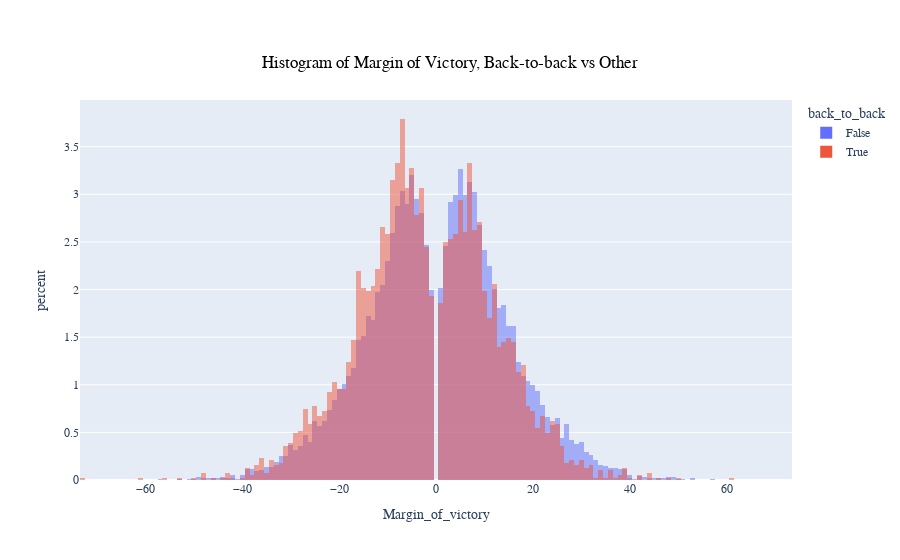

The notebook cell saved with this chart:
### Markdown cell above
### Histogram of Margin of victory for back to back (red) and other games (blue)

### Code cell
fig = px.histogram(df_all_teams, x = "Margin_of_victory", color='back_to_back', histnorm = 'percent', barmode = 'overlay', title = 'Histogram of Margin of Victory, Back-to-back vs Other')
fig.update_layout(
    title={
        'y':0.9,
        'x':0.5,
        'xanchor': 'center',
        'yanchor': 'top'})
fig.update_layout(font_family = 'Arial', title_font_color = 'black')
fig.show()

### Figure 1 — Plotly figure (JSON) as saved in the notebook; plotly's stock layout.template omitted (floating-point values rounded to 4 significant figures; data arrays with more than 128 entries replaced by an {"elided": "..."} marker saying what was removed)
{"data": [{"alignmentgroup": "True", "bingroup": "x", "histnorm": "percent", "hovertemplate": "back_to_back=False<br>Margin_of_victory=%{x}<br>percent=%{y}<extra></extra>", "legendgroup": "False", "marker": {"color": "#636efa", "opacity": 0.5, "pattern": {"shape": ""}}, "name": "False", "offsetgroup": "False", "orientation": "v", "showlegend": true, "type": "histogram", "x": {"elided": "19178 int values"}, "xaxis": "x", "yaxis": "y"}, {"alignmentgroup": "True", "bingroup": "x", "histnorm": "percent", "hovertemplate": "back_to_back=True<br>Margin_of_victory=%{x}<br>percent=%{y}<extra></extra>", "legendgroup": "True", "marker": {"color": "#EF553B", "opacity": 0.5, "pattern": {"shape": ""}}, "name": "True", "offsetgroup": "True", "orientation": "v", "showlegend": true, "type": "histogram", "x": {"elided": "3878 int values"}, "xaxis": "x", "yaxis": "y"}], "layout": {"barmode": "overlay", "font": {"family": "Arial"}, "legend": {"title": {"text": "back_to_back"}, "tracegroupgap": 0}, "title": {"font": {"color": "black"}, "text": "Histogram of Margin of Victory, Back-to-back vs Other", "x": 0.5, "xanchor": "center", "y": 0.9, "yanchor": "top"}, "xaxis": {"anchor": "y", "domain": [0, 1], "title": {"text": "Margin_of_victory"}}, "yaxis": {"anchor": "x", "domain": [0, 1], "title": {"text": "percent"}}}}
